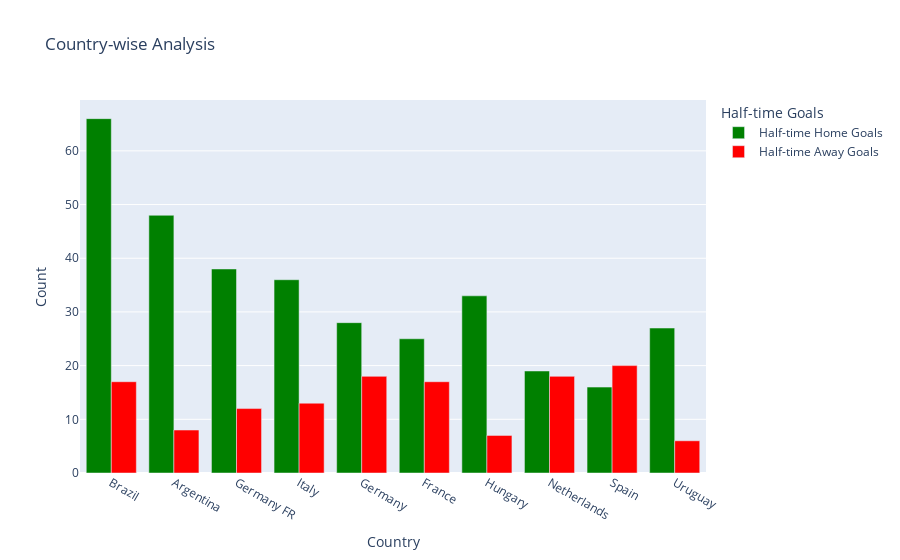

Write notebook code for a chart like this one.
### Code cell
# Insight 4 : Brazil has again scored a majority of total goals playing as home team whereas spain scored more goals playing as away country rather than home country
total.reset_index(inplace=True)
total.rename(columns={'index': 'Country'}, inplace=True)

# Melt the DataFrame
total_long = total.melt(id_vars='Country', var_name='Half-time Goals', value_name='Count')

# Plot the data
fig = px.bar(total_long, x='Country', y='Count', color='Half-time Goals', title='Country-wise Analysis', 
             color_discrete_sequence=[ 'green', 'red'], barmode='group')
fig.show()

### Figure 1 — Plotly figure (JSON) as saved in the notebook; plotly's stock layout.template omitted (floating-point values rounded to 4 significant figures)
{"data": [{"alignmentgroup": "True", "hovertemplate": "Half-time Goals=Half-time Home Goals<br>Country=%{x}<br>Count=%{y}<extra></extra>", "legendgroup": "Half-time Home Goals", "marker": {"color": "green", "pattern": {"shape": ""}}, "name": "Half-time Home Goals", "offsetgroup": "Half-time Home Goals", "orientation": "v", "showlegend": true, "textposition": "auto", "type": "bar", "x": ["Brazil", "Argentina", "Germany FR", "Italy", "Germany", "France", "Hungary", "Netherlands", "Spain", "Uruguay"], "xaxis": "x", "y": [66, 48, 38, 36, 28, 25, 33, 19, 16, 27], "yaxis": "y"}, {"alignmentgroup": "True", "hovertemplate": "Half-time Goals=Half-time Away Goals<br>Country=%{x}<br>Count=%{y}<extra></extra>", "legendgroup": "Half-time Away Goals", "marker": {"color": "red", "pattern": {"shape": ""}}, "name": "Half-time Away Goals", "offsetgroup": "Half-time Away Goals", "orientation": "v", "showlegend": true, "textposition": "auto", "type": "bar", "x": ["Brazil", "Argentina", "Germany FR", "Italy", "Germany", "France", "Hungary", "Netherlands", "Spain", "Uruguay"], "xaxis": "x", "y": [17, 8, 12, 13, 18, 17, 7, 18, 20, 6], "yaxis": "y"}], "layout": {"barmode": "group", "legend": {"title": {"text": "Half-time Goals"}, "tracegroupgap": 0}, "title": {"text": "Country-wise Analysis"}, "xaxis": {"anchor": "y", "domain": [0, 1], "title": {"text": "Country"}}, "yaxis": {"anchor": "x", "domain": [0, 1], "title": {"text": "Count"}}}}
